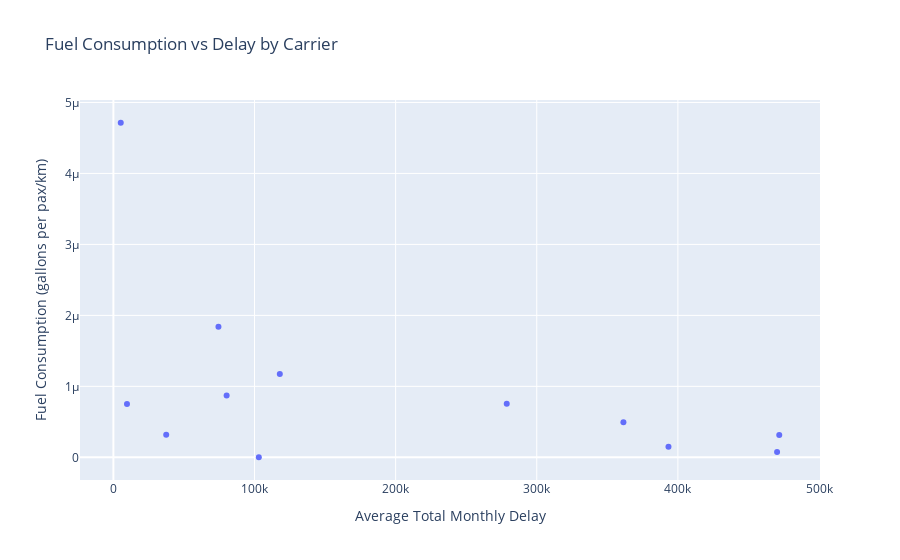

The notebook cell saved with this chart:
### Code cell
data = [go.Scatter(
    x = dfcombined['arr_delay'],
    y = dfcombined['Fuel Consumption per pax/km'],
    mode = 'markers',
)]

# create the layout 
layout = go.Layout(
    title = 'Fuel Consumption vs Delay by Carrier', # Graph title
    xaxis = dict(title = 'Average Total Monthly Delay'), # x-axis label
    yaxis = dict(title = 'Fuel Consumption (gallons per pax/km)'), # y-axis label
    hovermode ='closest' # handles multiple points landing on the same vertical
)

# create the figure
fig = go.Figure(data=data, layout=layout)
fig.show()

### Figure 1 — Plotly figure (JSON) as saved in the notebook; plotly's stock layout.template omitted (floating-point values rounded to 4 significant figures)
{"data": [{"mode": "markers", "type": "scatter", "x": [471800.0, 9619.0, 278700.0, 37420.0, 117900.0, 74440.0, 5207.0, 80240.0, 470300.0, 361400.0, 393333, 103000.0], "y": [3.139e-07, 7.525e-07, 7.535e-07, 3.18e-07, 1.173e-06, 1.841e-06, 4.714e-06, 8.695e-07, 7.654e-08, 4.95e-07, 1.504e-07, 1.028e-09]}], "layout": {"autosize": true, "hovermode": "closest", "title": {"text": "Fuel Consumption vs Delay by Carrier"}, "xaxis": {"autorange": true, "range": [-23520.0, 500600.0], "title": {"text": "Average Total Monthly Delay"}, "type": "linear"}, "yaxis": {"autorange": true, "range": [-3.442e-07, 5.06e-06], "title": {"text": "Fuel Consumption (gallons per pax/km)"}, "type": "linear"}}}
